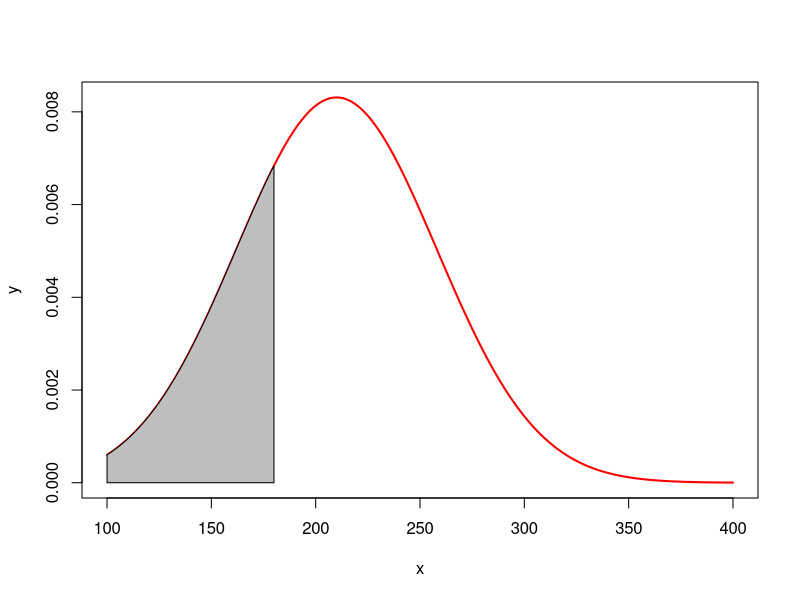
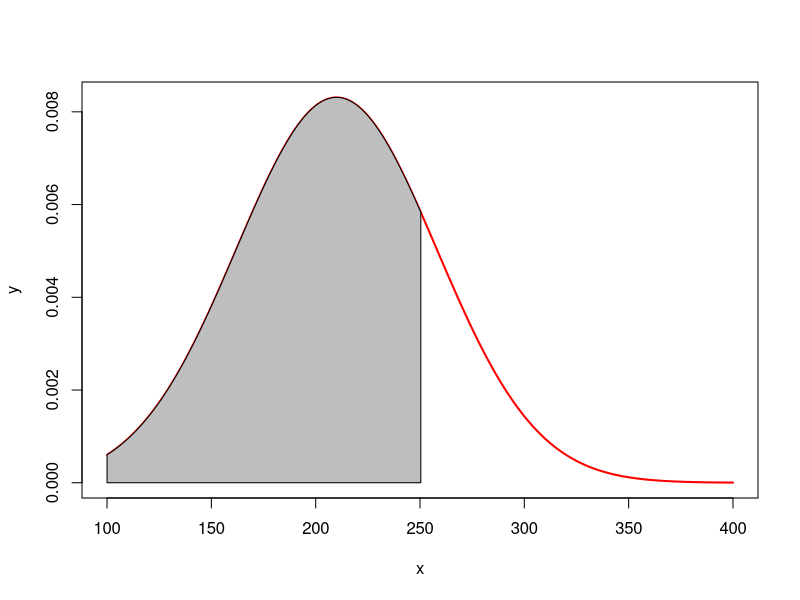
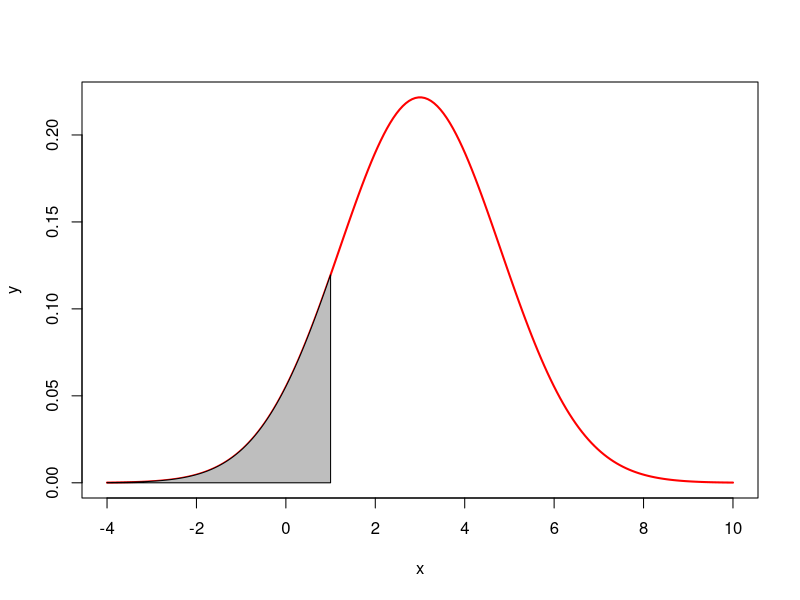

R code for these plots, in order:
#====================================
# Name:
# Chapter 6 - The Normal Distribution
# Homework R Script
#====================================


#Question 1 randomized question
3.7 -> mean #randomized mean
1.8 -> sd #randomized sd
7 -> recovery #randomized recovery time
(recovery - mean) / sd #z score answer

#question 2 randomized question
7 -> mean #randomized mean
2 -> sd #randomized sd
1 -> time #randomized time to parking spot time
pnorm(time,mean,sd)#pnorm because we want one minute or less
#very low cumulative probability so yes it would be surprising 

#Question 3
#Part B Randomized
pnorm(180,210,48)

x=seq(100,400,length=200)#create a wide sequence that covers most of the distribution
y=dnorm(x,210,48)#calculate the individual probabilities of that sequence
plot(x,y,type = "l",lwd=2,col="red")#create a line graph of the distribution
x_shade <- seq(100,180,length=200)#create a sequence from the lower boundary of the distribution to the 40th percentile
y_shade <- dnorm (x_shade,210,48)#calculate the probabilities of each value in the shaded region
polygon(c(100,x_shade,180),c(0,y_shade,0),col="grey")#create a polygon from the sequence and probabilities


#Part C Randomized
qnorm(.8,210,48)

x=seq(100,400,length=200)#create a wide sequence that covers most of the distribution
y=dnorm(x,210,48)#calculate the individual probabilities of that sequence
plot(x,y,type = "l",lwd=2,col="red")#create a line graph of the distribution
bound <-qnorm(.8,210,48)
x_shade <- seq(100,bound,length=200)#create a sequence from the lower boundary of the distribution to the 40th percentile
y_shade <- dnorm (x_shade,210,48)#calculate the probabilities of each value in the shaded region
polygon(c(100,x_shade,bound),c(0,y_shade,0),col="grey")#create a polygon from the sequence and probabilities


#Question 4 Randomized
#Part C Randomized
mean <- 3
sd <- 1.8

pnorm(1,mean,sd)

x=seq(-4,10,length=200)#create a wide sequence that covers most of the distribution
y=dnorm(x,mean,sd)#calculate the individual probabilities of that sequence
plot(x,y,type = "l",lwd=2,col="red")#create a line graph of the distribution
x_shade <- seq(-4,1,length=200)#create a sequence from the lower boundary of the distribution to the 40th percentile
y_shade <- dnorm (x_shade,mean,sd)#calculate the probabilities of each value in the shaded region
polygon(c(-4,x_shade,1),c(0,y_shade,0),col="grey")#create a polygon from the sequence and probabilities


#Part D Randomized
pnorm(10,mean,sd,lower.tail = FALSE)


#Part E Randomized
qnorm(.6,mean,sd)


#Question 5 Randomized
mean <- 4 #randomized
sd <- 3 #randomized

qnorm(.6,mean,sd,lower.tail = FALSE) #qnorm because we're looking for a quantile value, lower.tail = FALSE because we want 60% of values above
#Question 6
pnorm(57,54,8,lower.tail = FALSE)#pnorm because we want cumulative probabilities, and lower.tail = FALSE because we want value or more



#Question 7 Randomized
mean <- 5 #randomized
sd <- 3 #randomized
lower <- 4 #randomized
upper <- 9 #randomized

A <- pnorm(lower,mean,sd) #lower cumulative probability
B <- pnorm(upper,mean,sd) #upper cumulative probability
B-A #cumulative between lower and upper


